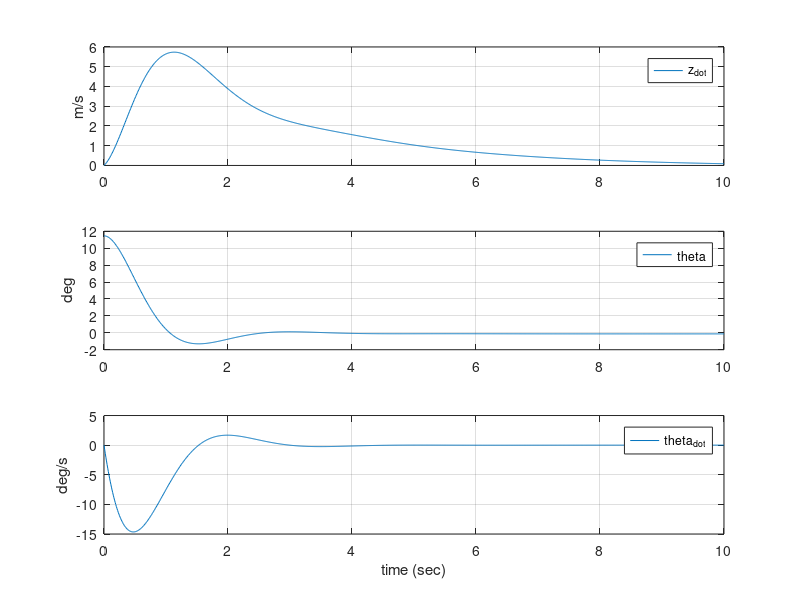
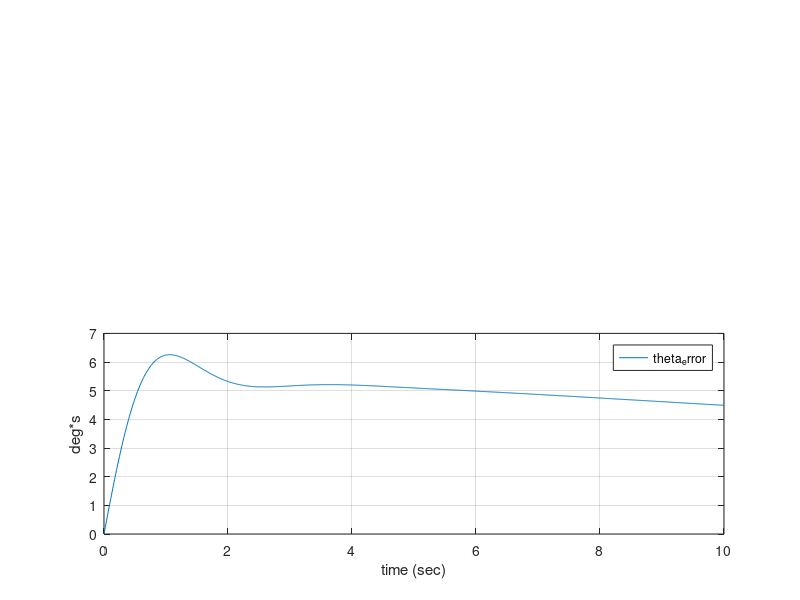

MATLAB code to generate these figures, in order:
clear all
% close all
% ----Constant----
% g: 重力加速度(m/s2)
% mass: 重量(kg)
% force_t: 推力(N)
% L_alpha: 揚力傾斜(N/rad)
% length_A: 空力中心までの距離(m)
% length_T: ジンバル点までの距離(m)
% theta0: 目標角(垂直方向からの角度)(deg)
% vel_A: 機軸方向速度(m/s)
% Iyy: ピッチ面方向の慣性モーメント(kg*ｍ２)
% tau_delta: ジンバル角一次遅れ時定数(s)
% -----
% 
% ----------------
g = 9.8066;
mass = 70;
force_T = 1000;
L_alpha = 1000;
length_A = 0.2;
length_T = 1.5;
theta0 = 0;
vel_A = 30;
Iyy = 84;
% tau_delta = 0.5;
% ----
% Q_lqr = diag([0 100 0 0]);
% R_lqr = diag([0.00001]);
% W = 1;
% Q_kalman = diag([1 1 1 1]);
% R_kalman = diag([1 1 1 1]);

% ----状態方程式----
%　sys: 状態方程式
% x = [z_dot; θ; θ_dot], u = delta_i, y = [z_dot_dot θ_dot]
% z_dot: 機軸垂直方向速度
% θ: 目標角とのズレ
% delta: ジンバル角
% delta_i: ジンバル角入力値
% ---
% sys_servo: 拡大系
% ----------------
A_reg = [-L_alpha/mass/vel_A g*cosd(theta0) -vel_A;
	 0 0 1;
	 L_alpha*length_A/Iyy/vel_A 0 0];
B_reg = [force_T/mass; 0; -force_T*length_T/Iyy];
C_reg = A_reg(1:2,:);
C_reg_observe = eye(length(C_reg));
D_reg = B_reg(1:2,:);
sys_reg = ss(A_reg, B_reg, C_reg, D_reg);
Co_reg = ctrb(A_reg, B_reg);

As_upper = horzcat(A_reg, [0; 0; 0]);
As_lower = [0 1 0 0];
A_servo  = [As_upper; As_lower];
B_servo = [B_reg; 0];
C_servo = horzcat(C_reg, [0; 0]);
C_servo_observe = eye(length(C_servo));
D_servo = D_reg;
sys_servo = ss(A_servo, B_servo, C_servo, D_servo);
sys_servo_observe = ss(A_servo, B_servo, C_servo_observe, [0]);

% ---- 可制御性確認 ----
% 可制御性ではなく、可安定性の議論が必要
Co_servo = ctrb(sys_servo);
if length(A_servo) - rank(Co_servo) == 0
	disp('Controllable')
else
	disp('Uncontrollable')
end
% ---- 可観測性確認 ----
Ob_servo = obsv(sys_servo);
if length(A_servo) - rank(Ob_servo) == 0
	disp('Observable')
else
	disp('Unobservable')
end


% % ---- 極配置法 ----
% J = [-1];
% K = place(A,B,J);
% sys_control = ss(A-B*K, eye(size(A)), eye(size(A)), eye(size(A)));

% % ----最適レギュレータ ----
Q_optreg = [0 0 0 0;
	 0 1000 0 0;
	 0 0 0 0;
	 0 0 0 1];
R_optreg = [10000];
N_optreg = [0; 0; 0; 0];
[K_optreg, P_optreg, E_optreg] = lqr(sys_servo, Q_optreg, R_optreg, N_optreg);
sys_optreg = ss(A_servo-B_servo*K_optreg, B_servo, C_servo-D_servo*K_optreg, D_servo);


% ---- 最適サーボシステム ----
% Q11 = [100];
% Q22 = [500];
% Q_optservo = [ C_reg'*Q11*C_reg zeros(length(A_reg),1);
% 			   zeros(1, length(A_reg)) Q22];
% R_optservo = 1;
% P_optservo = care(A_servo, B_servo, Q_optservo, R_optservo);
% P_optservo11 = P_optservo(1:length(A_reg), 1:length(A_reg));
% P_optservo12 = P_optservo(1:length(A_reg), length(A_reg)+1);
% P_optservo22 = P_optservo(length(A_reg)+1, length(A_reg)+1);
% 
% K = -inv(R_optservo) * B_reg' * P_optservo11;
% G = -inv(R_optservo) * B_reg' * P_optservo12;
% 
% M0 = [A_reg B_reg;
% 	  C_reg 0];
% Fa = [-K+2*G*inv(P_optservo22)*P_optservo12' 1]...
% 		*inv(M0) * [zeros(length(A_reg),1); 1];
% Fb = -2*G*inv(P_optservo22)*P_optservo12';
% 
% y_ref = 0;
% x_0 = [0; 0.2; 0; 0];
% % プラスからマイナスにしてみた
% K_optservo = [K G] + Fa * y_ref + Fb * x_0;
% sys_optservo = ss(A_servo - B_servo*K_optservo, eye(5), eye(5), eye(5));

%% ---- 2自由度積分形最適サーボシステム ----
%[F0 S Er] = lqr(sys_reg, Q_lqr, R_lqr);
%H0 = - inv(C_reg * inv(A_reg - B_reg * F0) * B_reg);
%F1 = C_reg * inv(A_reg - B_reg * F0);
%F2 = - R_lqr * B_reg' * F1';

% ---- カルマンフィルタ ----
% [L_kalman P E] = lqe(A_reg, [], C_reg_observe, Q_kalman, R_kalman);


% ---- 2自由度積分形最適サーボシステム ----
% ---- 積分器を除いた（拡大系の前段階）システムでLQRして、積分器分のW項を入れる
% servo_2dof_A11 = A_reg - B_reg * F0 + B_reg * F1*F2*W;
% servo_2dof_A12 = B_reg * F2 * W;
% A_2dof = [servo_2dof_A11 servo_2dof_A12;
% 		  -C_reg 0];
% B_2dof = [B_reg*H0; 1];
% sys_2dofservo = ss(A_2dof, B_2dof, eye(5));
% eig(A_2dof)

% x_0 = [0; 0.2; 0; 0];
% t = 0:0.01:10;
% [y0,t,x0] = initial(sys_2dofservo, [x_0; 0], t);
% [y1,t,x1] = initial(sys_2dofservo, [x_0; 0], t);
% figure()
% subplot(3,1,1);plot(t,x0(:,1));
% grid;legend('z_dot');ylabel('m/s');
% subplot(3,1,2);plot(t,rad2deg(x0(:,2)));grid;
% legend('theta');ylabel('deg');
% subplot(3,1,3);plot(t,rad2deg(x0(:,3)));grid;
% legend('theta_dot');ylabel('deg/s');
% xlabel('time (sec)')

% figure()
% subplot(3,1,1);plot(t,rad2deg(x0(:,4)));grid;
% legend('delta');;ylabel('deg');
% subplot(3,1,2);plot(t,rad2deg(x0(:,5)));grid;
% legend('motor_dot');;ylabel('deg/s');
% subplot(3,1,3);plot(t,x0(:,6));grid;
% legend('current');;ylabel('A');
% xlabel('time (sec)')

% figure()
% subplot(3,1,1);plot(t,x0(:,5));grid;
% legend('theta_error');ylabel('deg');
% subplot(3,1,2);plot(t,x0(:,5));grid;
% legend('motor_error');ylabel('deg');
% xlabel('time (sec)')
% print ('Modern_state.jpg')


% ----図示
x_0 = [0; 0.2; 0];
t = 0:0.01:10;
[y0,t,x0] = initial(sys_optreg, [x_0; 0], t);
% [y1,t,x1] = initial(sys_optservo, [x_0; 0], t);

figure()
subplot(3,1,1);plot(t,x0(:,1));
grid;legend('z_{dot}');ylabel('m/s');
subplot(3,1,2);plot(t,rad2deg(x0(:,2)));grid;
legend('theta');ylabel('deg');
subplot(3,1,3);plot(t,rad2deg(x0(:,3)));grid;
legend('theta_{dot}');ylabel('deg/s');
xlabel('time (sec)')

figure()
% subplot(2,1,1);plot(t,rad2deg(x0(:,4)));grid;
% legend('delta');;ylabel('deg');
subplot(2,1,2);plot(t,rad2deg(x0(:,4)));grid;
legend('theta_error');ylabel('deg*s');
xlabel('time (sec)')

%figure()
%subplot(4,1,1);plot(t,x1(:,1));
%grid;legend('z_{dot}');ylabel('m/s');
%subplot(4,1,2);plot(t,rad2deg(x1(:,2)));grid;
%legend('theta');ylabel('deg');
%subplot(4,1,3);plot(t,rad2deg(x1(:,3)));grid;
%legend('theta_{dot}');ylabel('deg/s');
%xlabel('time (sec)')
%subplot(4,1,4);plot(t,rad2deg(x1(:,4)));grid;
%legend('delta');;ylabel('deg');
%subplot(3,1,2);plot(t,rad2deg(x1(:,5)));grid;
%legend('theta_error');ylabel('deg*s');
%xlabel('time (sec)')

%figure()
%subplot(3,1,1);plot(t,x1(:,5));grid;
%legend('theta_error');ylabel('deg');
%subplot(3,1,2);plot(t,x1(:,5));grid;
%legend('motor_error');ylabel('deg');
%xlabel('time (sec)')
%print ('Modern_state.jpg')
